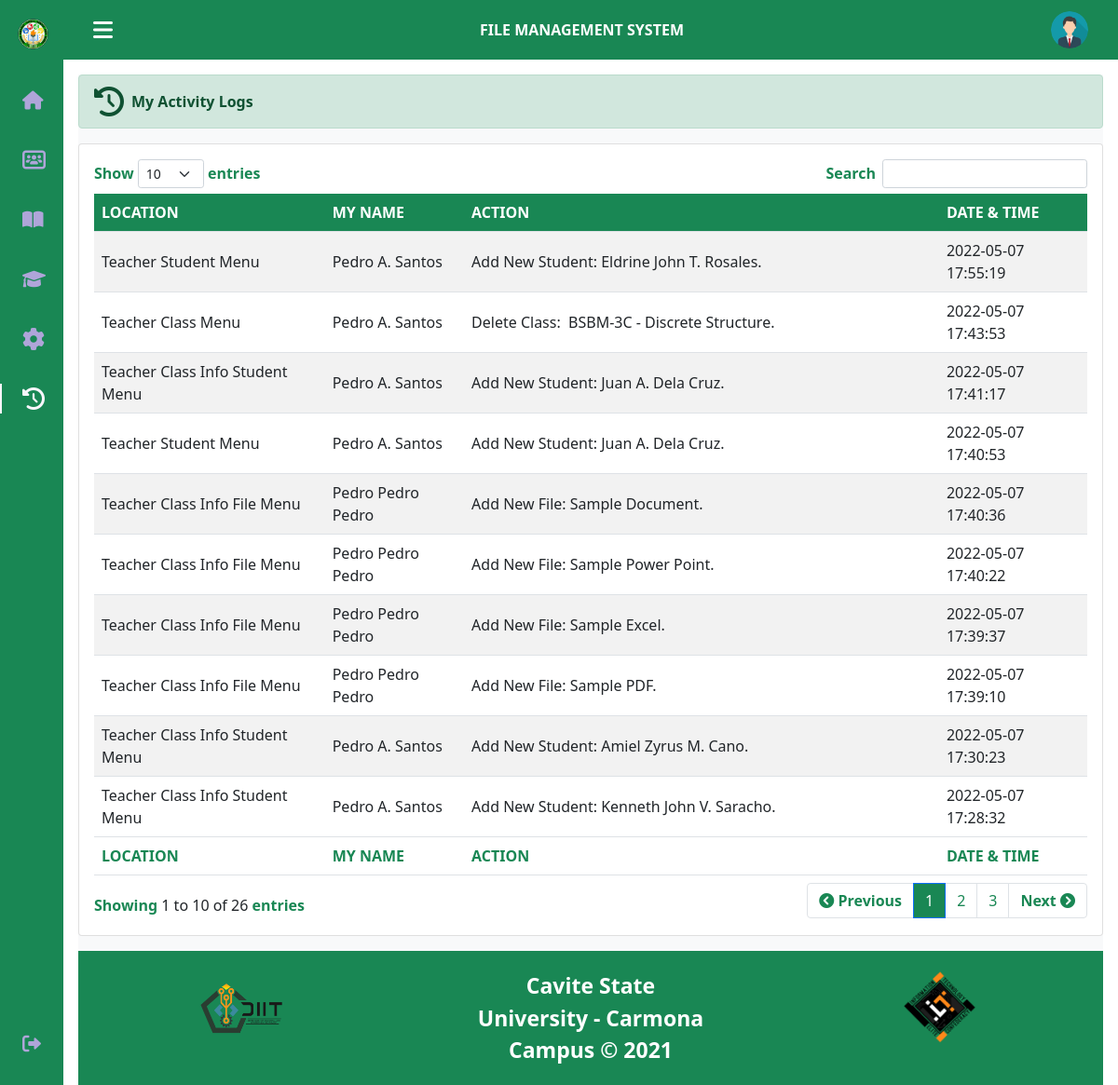
Page /teacherLogs.php (signed in) on the committed database.
### tables this page shows
CREATE TABLE `teacher` (
  `teacher_id` int(11) NOT NULL,
  `username` varchar(100) NOT NULL,
  `password` varchar(200) NOT NULL,
  `firstname` varchar(100) NOT NULL,
  `lastname` varchar(100) NOT NULL,
  `middlename` varchar(100) NOT NULL,
  `department` varchar(100) NOT NULL,
  `student_id` int(11) NOT NULL,
  `location` varchar(200) NOT NULL,
  `date` datetime NOT NULL DEFAULT current_timestamp()
);

CREATE TABLE `activitylogs` (
  `id` int(11) NOT NULL,
  `activity` varchar(100) NOT NULL,
  `user_type` varchar(100) NOT NULL,
  `name` varchar(100) NOT NULL,
  `user_id` int(11) NOT NULL,
  `teacher_id` int(11) NOT NULL,
  `student_id` int(11) NOT NULL,
  `action` varchar(100) NOT NULL,
  `date` datetime NOT NULL DEFAULT current_timestamp()
);

### session.php (called while the page is built, shortened)
<?php
    $session_id=$_SESSION['id'];
?>

### teacherLogs.php (the view, shortened to what this page needs)
<?php
    include('header.php');
    include('session.php');
    $user_query = mysqli_query($conn,"SELECT * FROM teacher WHERE teacher_id='$session_id'") or die(mysqli_error());
    $user_row = mysqli_fetch_array($user_query);
?>
<body class="body" id="body">
    <header class="sidenav-header bg-success" id="sidenav-header">
        <div class="sidenav-toggle">
            <i class="fa-solid fa-bars" id="sidenav-toggle-icon" title="Menu"></i>
        </div>
        <div class="sidenav-title">
            <p>
                FILE MANAGEMENT SYSTEM
            </p>
        </div>
        <div class="sidenav-logo">
            <img src="<?php echo $user_row['location']; ?>" data-bs-toggle="modal" data-bs-target="#imageZoomTeacher" alt="">
        </div>
    </header>
    <div class="sidenavbar" id="sidenavbar">
        <nav class="sidenavbar-content">
            <div>
                <a href="#" class="sidenavbar-logo" title="Cavite State University - Carmona (FMS)"><img class="sidenavbar-img" src="images/logo.png" alt=""><span class="sidenavbar-title">CVSU-CARMONA</span></a>
                <div class="sidenavbar-menus">
                    <a href="teacherHome.php" class="sidenavbar-menu" title="Home"> <i class="fa-solid fa-house nav-icon"></i> <span class="sidenavbar-menu-title">Home</span> </a>
                    <a href="teacherClass.php" class="sidenavbar-menu" title="Class"> <i class="fa-solid fa-users-rectangle nav-icon"></i> <span class="sidenavbar-menu-title">Class</span> </a>
                    <a href="teacherSubject.php" class="sidenavbar-menu" title="Subjects"> <i class="fa-solid fa-book-open nav-icon"></i> <span class="sidenavbar-menu-title">Subjects</span> </a>
                    <a href="teacherStudents.php" class="sidenavbar-menu" title="Students"> <i class="fa-solid fa-graduation-cap nav-icon"></i> <span class="sidenavbar-menu-title">Students</span> </a>
                    <a href="teacherSettings.php" class="sidenavbar-menu" title="Settings"> <i class="fa-solid fa-gear fa-xl nav-icon"></i> <span class="sidenavbar-menu-title">Settings</span> </a>
                    <a href="#" class="sidenavbar-menu active" title="My Activity"> <i class="fa-solid fa-clock-rotate-left fa-xl nav-icon"></i> <span class="sidenavbar-menu-title">My Activity</span> </a>
                </div>
            </div>
                <a href="#" role="button" name="signout" onclick="out();" class="sidenavbar-menu signout" title="Sign Out"> <i class="fa-solid fa-right-from-bracket nav-icon"></i> <span class="sidenavbar-menu-title">Sign Out</span> </a>
        </nav>
    </div>
    <div class="main-content bg-light">
        <div class="alert alert-success d-flex align-items-center mt-3" role="alert">
            <i class="fa-solid fa-clock-rotate-left fa-2xl me-2"></i>
            <div>
                <strong>My Activity Logs</strong>
            </div>
        </div>
        <div class="card mb-3">
            <div class="card-body">
                <table id="example" class="table table-striped display" style="width:100%">
                    <thead>
                        <tr>
                            <th>Location</th>
                            <th>My Name</th>
                            <th>Action</th>
                            <th>Date & Time</th>
                        </tr>
                    </thead>
                    <tbody>
                        <?php
                            $query = mysqli_query($conn,"SELECT * FROM activitylogs WHERE user_type = 'Teacher' AND teacher_id = '$session_id' ORDER BY date DESC") or die(mysqli_error());
                            while ($row = mysqli_fetch_assoc($query)) {
                                ?>
                            <tr class="odd gradeX">
                                <td><?php echo $row['activity']; ?></td>
                                <td><?php echo $row['name']; ?></td>
                                <td><?php echo $row['action']; ?></td>
                                <td><?php echo $row['date']; ?></td>
                            </tr>
                        <?php } ?>
                    </tbody>
                    <tfoot>
                        <tr>
                            <th>Location</th>
                            <th>My Name</th>
                            <th>Action</th>
                            <th>Date & Time</th>
                        </tr>
                    </tfoot>
                </table>
            </div>
        </div>
        <?php include('footer.php'); ?>
    </div>
</body>

### header.php (shortened to what this page needs)
<!DOCTYPE html>
<html lang="en">
  <head>
    <link href="css/style.css" rel="stylesheet" type="text/css" media="screen">
    <link rel="stylesheet" type="text/css" href="css/all.min.css">
    <link rel="stylesheet" type="text/css" href="css/bootstrap.min.css">
    <link rel="stylesheet" type="text/css" href="css/dataTables.bootstrap5.min.css">
  </head>

### footer.php (shortened to what this page needs)
<div class="cvsu-footer">
    <footer>
        <div class="row">
            <div class="footer-banner col-md-3">
                <img class="right-logo" src="images/diit-logo.png">
            </div>
            <div class="footer-banner socials col-md-3">
                <div>
                    <p class="copyright">Cavite State University - Carmona Campus © 2021</p>
                </div>
            </div>
            <div class="footer-banner col-md-3">
                <img class="left-logo" src="images/itec-logo.png">
            </div>
        </div>
    </footer>
</div>

### css/style.css (style rules this page uses)
* { box-sizing: border-box; margin: 0; padding: 0; }
body { font-family: Arial, Helvetica, sans-serif; overflow-x: hidden; }
.cvsu-footer { padding: 1.25rem 0; background-color: #198754; color: #4b4c4d; }
.cvsu-footer .copyright { vertical-align: middle; text-align: center; font-size: 1.438rem; color: #fff; margin-bottom: 0; clear: both; font-weight: bold; }
.footer-banner { background-color: #198754; opacity: 1; display: block; margin-left: auto; margin-right: auto; }
.footer-banner img { display: block; margin-left: auto; margin-right: auto; }
.footer-banner .right-logo { height: 5rem; width: 7rem; }
.footer-banner .left-logo { height: 5rem; width: 5rem; }
.body { position: relative; margin: 3rem 0 0 0; padding: 0 1rem; transition: .5s; }
.body a { text-decoration: none; }
.sidenav-header { width: 100%; height: 3rem; position: fixed; top: 0; left: 0; display: flex; align-items: center; justify-content: space-between; padding: 0 1rem; background-color: #F7F6FB; z-index: 100; transition: .5s; }
.sidenav-toggle { color: #fff; font-size: 1.5rem; cursor: pointer; }
.sidenav-logo { width: 2.188rem; height: 2.188rem; display: flex; justify-content: center; border-radius: 50%; overflow: hidden; }
.sidenav-logo img { width: 2.5rem; cursor: -webkit-pointer; cursor: pointer; }
.sidenav-title { margin-top: 1rem; text-align: center; font-weight: bold; color: #fff; }
.sidenavbar-img { width: 2.188rem; height: 2.188rem; position: absolute; }
.sidenavbar-img { height: 2.188rem; position: absolute; }
.sidenavbar { position: fixed; top: 0; left: -30%; width: 4.25rem; height: 100%; background-color: #198754; padding: .5rem 1rem 0 0; transition: .5s; z-index: 100; }
.sidenavbar-content { height: 100%; display: flex; flex-direction: column; justify-content: space-between; overflow: hidden; }
.sidenavbar-logo, .sidenavbar-menu { display: grid; grid-template-columns: max-content max-content; align-items: center; column-gap: 1rem; }
.sidenavbar-menu { padding: .5rem 0 .5rem 1.5rem; }
.sidenavbar-logo { padding: .5rem 0 .5rem 1.150rem; }
.sidenavbar-logo { margin-bottom: 2rem; }
.sidenavbar-menu { position: relative; color: #AFA5D9; margin-bottom: 1.5rem; transition: .3s; }
.nav-icon { font-size: 1.25rem; }
.sidenavbar-menus .active { color: #F7F6FB; }
.sidenavbar-menus .active::before { content: ''; position: absolute; left: 0; width: 0.125rem; height: 2rem; background-color: #F7F6FB; box-sizing: border-box; }
.main-content { height: auto; margin-top: 5rem; }
@media screen and (min-width: 48rem) { .body { margin: 4rem 0 0 0; padding-left: 5.25rem; } }
@media screen and (min-width: 48rem) { .sidenav-header { height: 4rem; padding: 0 2rem 0 6.25rem; } }
@media screen and (min-width: 48rem) { .sidenav-logo { width: 2.5rem; height: 2.5rem; } }
@media screen and (min-width: 48rem) { .sidenav-logo img { width: 2.813; } }
@media screen and (min-width: 48rem) { .sidenavbar { left: 0; padding: 1rem 1rem 0 0; } }
.table td, .table th { vertical-align: middle; }
.dataTable th { font-weight: bold; text-transform: uppercase; }
table.dataTable thead tr { background-color: #198754; color: #fff; }
table.dataTable tfoot tr { background-color: #fff; color: #198754; }

### rows in the picture
teacher: location (placeholder picture)
activitylogs: activity "Teacher Student Menu", name "Pedro A. Santos", action "Add New Student: Eldrine John T. Rosales.", date "2022-05-07 17:55:19"
activitylogs: activity "Teacher Class Menu", name "Pedro A. Santos", action "Delete Class: BSBM-3C - Discrete Structure.", date "2022-05-07 17:43:53"
activitylogs: activity "Teacher Class Info Student Menu", name "Pedro A. Santos", action "Add New Student: Juan A. Dela Cruz.", date "2022-05-07 17:41:17"
activitylogs: activity "Teacher Student Menu", name "Pedro A. Santos", action "Add New Student: Juan A. Dela Cruz.", date "2022-05-07 17:40:53"
activitylogs: activity "Teacher Class Info File Menu", name "Pedro Pedro Pedro", action "Add New File: Sample Document.", date "2022-05-07 17:40:36"
activitylogs: activity "Teacher Class Info File Menu", name "Pedro Pedro Pedro", action "Add New File: Sample Power Point.", date "2022-05-07 17:40:22"
activitylogs: activity "Teacher Class Info File Menu", name "Pedro Pedro Pedro", action "Add New File: Sample Excel.", date "2022-05-07 17:39:37"
activitylogs: activity "Teacher Class Info File Menu", name "Pedro Pedro Pedro", action "Add New File: Sample PDF.", date "2022-05-07 17:39:10"
activitylogs: activity "Teacher Class Info Student Menu", name "Pedro A. Santos", action "Add New Student: Amiel Zyrus M. Cano.", date "2022-05-07 17:30:23"
activitylogs: activity "Teacher Class Info Student Menu", name "Pedro A. Santos", action "Add New Student: Kenneth John V. Saracho.", date "2022-05-07 17:28:32"
